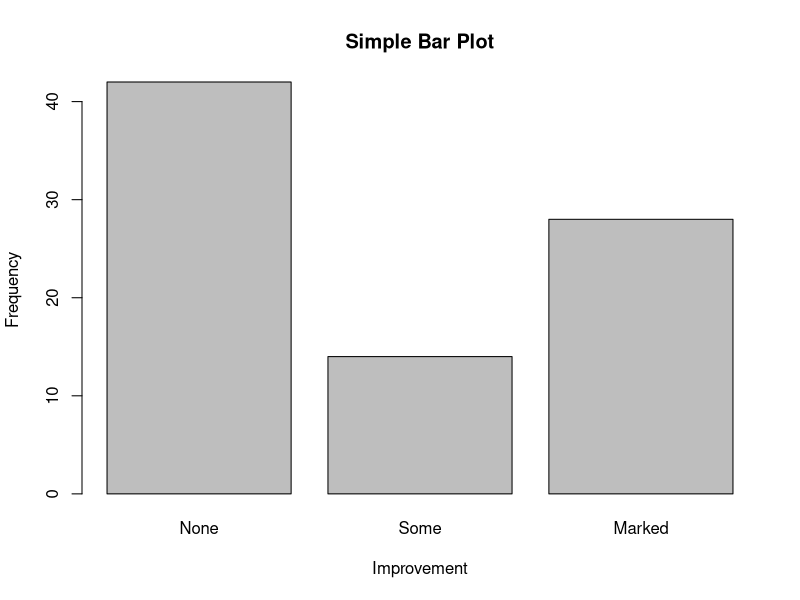
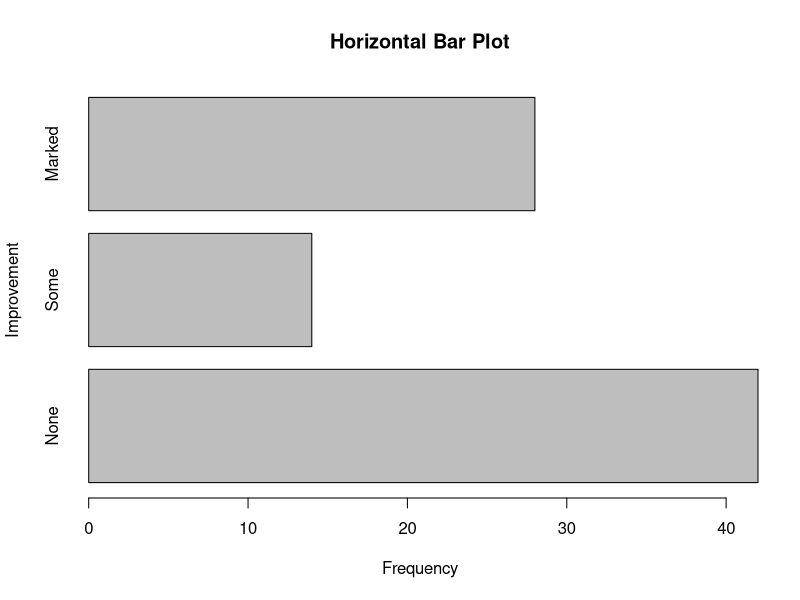
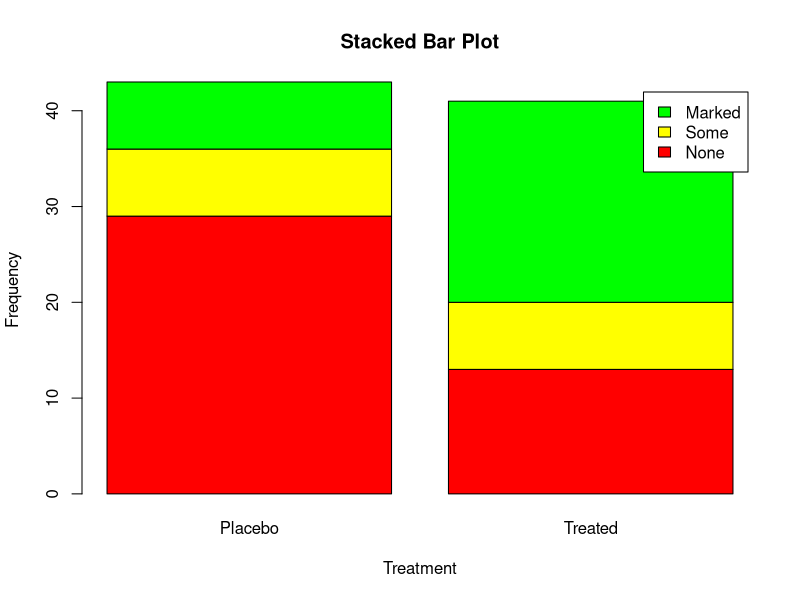
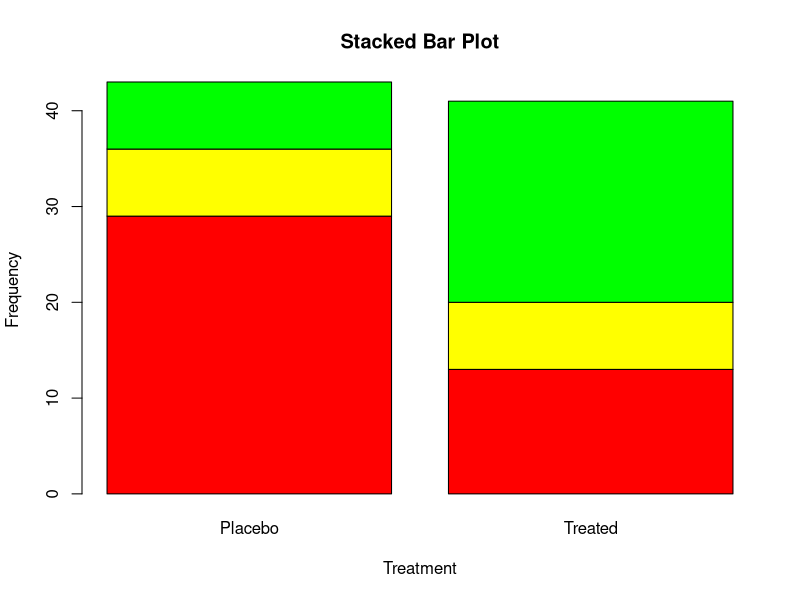
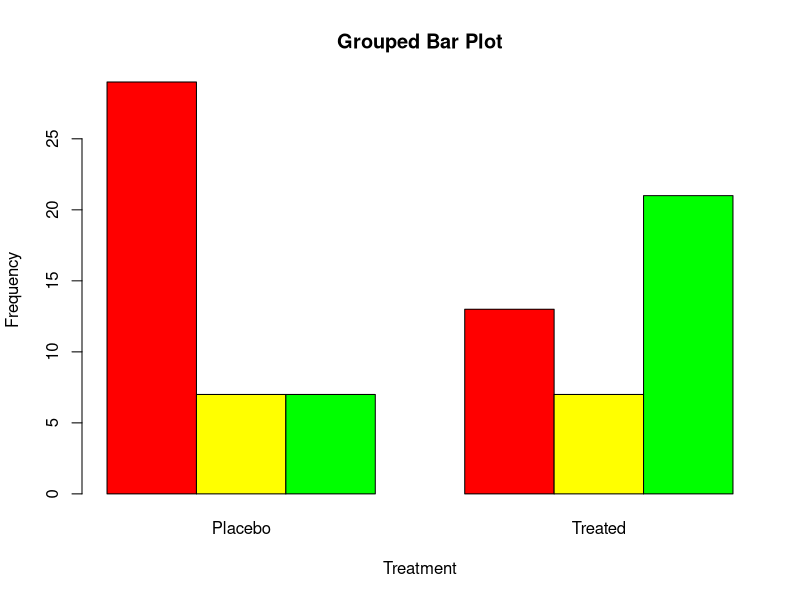
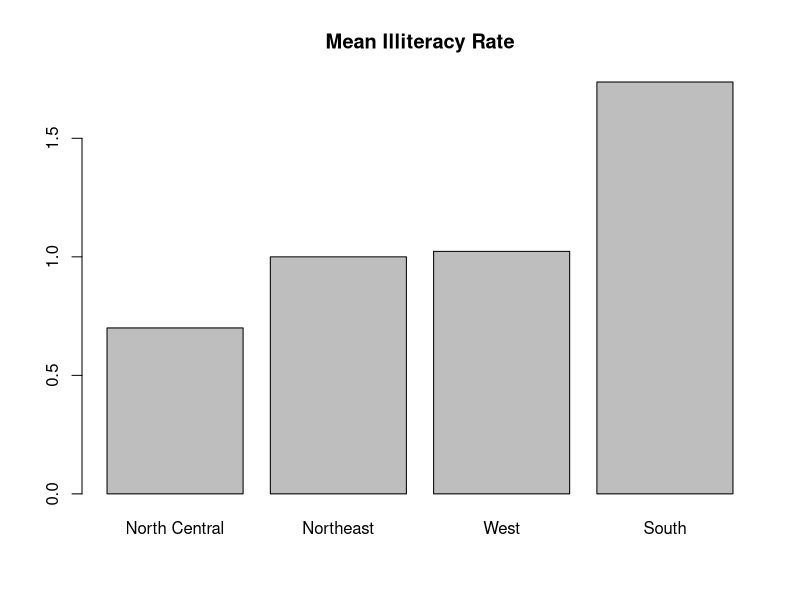
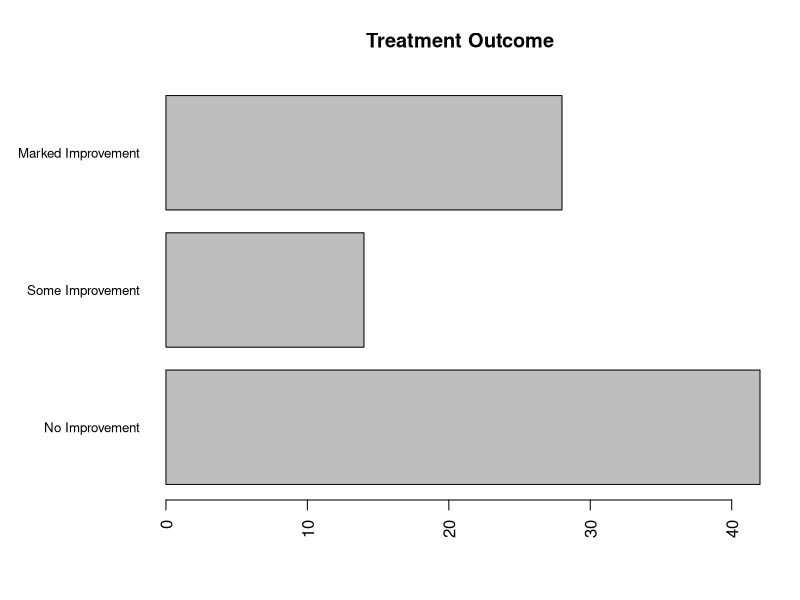
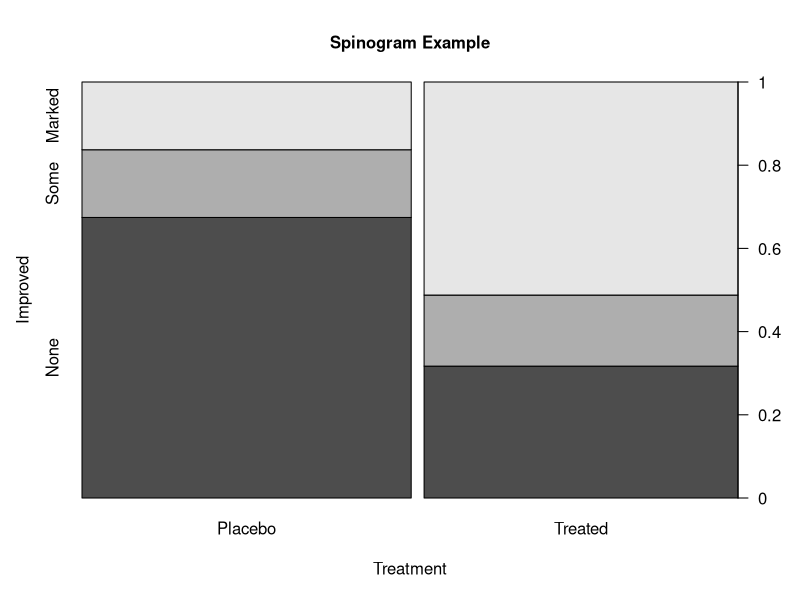

Write the R code that produced these figures, in order. (Note: this script raises an error after producing the figures.)
########################################################
#
# QMB 6912 Capstone Project in Business Analytics
# PMSM-BA program
# Graphics in R: Basic Graphs
#
# Lealand Morin, Ph.D.
# Assistant Professor
# Department of Economics
# College of Business
# University of Central Florida
#
# December 20, 2021
#
########################################################
#
# Sample code from scripts to accompany
# R in Action, by Robert I. Kabacoff.
# https://www.manning.com/books/r-in-action
#
########################################################

# It is a good habit to clear the workspace.
rm(list=ls(all=TRUE))

# Pause on each graph.
par(ask = TRUE)

# Save current graphical parameters.
opar <- par(no.readonly = TRUE)

# Set working directory, if running interactively.
# wd_path <- '~/GitHub/QMB6912S22/demo_04/Tractor_Density'
# setwd(wd_path)

#----------------------------------------------------------------#
# R in Action: Chapter 6                                         #
# requires that the vcd, plotrix, sm, vioplot packages have been #
# installed                                                      #
# install.packages(c('vcd', 'plotrix', 'sm', 'vioplot'))         #
#----------------------------------------------------------------#

# This is a selection of graphing methods from
# Chapter 6 of R in Action by Robert I. Kabacoff,
# called "Basic Graphs".

# Often, your data include categorical variables
# and the vcd package is designed for
# Visualizing Categorical Data.

# Load vcd package
library(vcd)

# Let's use this package to analyze the Arthritis dataset.
# This dataset is used to determine whether a given treatment
# improved the patient's condition.

summary(Arthritis)


# First, we'll get the cell counts for the "Improved" variable
# using the table() function.
counts <- table(Arthritis$Improved)
counts
# This shows the number of observations with the "Improved"
# variable in each of three categories.


# Listing 6.1 - Simple bar plot


# The first step in any analysis is to create a simple bar plot
# of the dependent variable.
barplot(counts, main = "Simple Bar Plot", xlab = "Improvement",
    ylab = "Frequency")


# For variables with few categories, often a
# horizontal bar plot offers a better visualization.
barplot(counts, main = "Horizontal Bar Plot", xlab = "Frequency",
    ylab = "Improvement", horiz = TRUE)
# The only difference in syntax is the horiz = TRUE argument.


# So far, we have analyzed one variable at a time.
# Now consider how the Improved outcome varies with the Treatment.
# When two variables are passed to the table() function,
# it tabulates a two-dimensional table of counts.

counts <- table(Arthritis$Improved, Arthritis$Treatment)
counts
# We can already see higher counts in the None column
# for the Placebo group and many patients
# with Marked Improvement in the Treated group.



# Listing 6.2 - Stacked and grouped bar plots

# Bar plots offer several options for plotting
# two-dimensional data.

# A stacked barplot is one option.
barplot(counts, main = "Stacked Bar Plot",
        xlab = "Treatment", ylab = "Frequency",
        col = c("red", "yellow", "green"),
        legend.text = rownames(counts))

# Note that the legend might be inconveniently placed
# by default. You may have to pass some arguments to
# alter the placement of the legend.

barplot(counts, main = "Stacked Bar Plot",
        xlab = "Treatment", ylab = "Frequency",
        col = c("red", "yellow", "green"),
        legend.text = rownames(counts),
        args.legend = list(x = "topright" ,
                           inset = c(- 0.10, -0.6),
                           cex = 0.75,
                           ncol = 1))
# This looks good in the plot window,
# however, sometimes other adjustments are
# necessary when saving it to a file.

# Another approach is to set the legend separately.
# barplot(counts, main = "Stacked Bar Plot",
#         xlab = "Treatment",
#         ylab = "Frequency",
#         col = c("red", "yellow", "green"))
# legend("topright",
#        legend = rownames(counts),
#        col = c("red", "yellow", "green"),
#        fill = c("red", "yellow", "green"),
#        ncol = 1)# ,
#        # pt.cex = 0.10)


# A grouped barplot is another option
# to plot two-dimensional categorical data.
barplot(counts, main = "Grouped Bar Plot",
        xlab = "Treatment", ylab = "Frequency",
        col = c("red", "yellow", "green"),
        beside = TRUE,
        legend.text = rownames(counts),
        args.legend = list(x = "topright" ,
                           inset = c(- 0.10, -0.6),
                           cex = 0.75,
                           ncol = 1))



# Listing 6.3 - Mean bar plots

# Now let's revisit a dataset with characteristics by US states.

# We'll draw two variables from the data frame.
states <- data.frame(state.region, state.x77)
# Now we can calculate the mean Illiteracy rate by region.

means <- aggregate(states$Illiteracy,
    by = list(state.region),
    FUN = mean)
means

# It helps to sort the means in order.
means <- means[order(means$x), ]
means

# Now this table is in shape for a barplot.

barplot(means$x, names.arg = means$Group.1)
title("Mean Illiteracy Rate")




# Listing 6.4 - Fitting labels in bar plots

# Moving back to the Arthritis treatment data,
# we can go back to a one-dimensional table,
# but this time add notes to the table.

# First, adjust the margins of the graph.
par(mar = c(5, 8, 4, 2))
par(las = 2)
counts <- table(Arthritis$Improved)

barplot(counts, main = "Treatment Outcome",
        horiz = TRUE,
        cex.names = 0.8,
        names.arg = c("No Improvement",
                      "Some Improvement",
                      "Marked Improvement"))
# This allows you to skip the chore of
# fooling around with the legend.


# Section --6.1.5 Spinograms--

# A spinogram is a stacked bar plot in which
# the height of each bar is one
# and the segment heights represent proportions.

library(vcd)
# As above, we can attach the Arthritis data
# to allow us to refer to the variables by name.
attach(Arthritis)
counts <- table(Treatment, Improved)
spine(counts, main = "Spinogram Example")
detach(Arthritis)


# Listing 6.5 - Pie charts

# The statistical community largely does not favor pie charts,
# which is partly the reason for limited functionality for pie charts.
# The psychological justification for this is that
# people are able to judge lengths better than volume.
# Nevertheless, pie charts are common in business, so
# we will work through some examples.

# Let's start with a simple example.
slices <- c(10, 12, 4, 16, 8)
lbls <- c("US", "UK", "Australia", "Germany", "France")

pie(slices, labels = lbls, main = "Simple Pie Chart")


# We can add percentages as labels by calculating
# the percentages and pasting them into a vector.
pct <- round(slices/sum(slices) * 100)
lbls2 <- paste(lbls, " ", pct, "%", sep = "")

pie(slices, labels = lbls2, col = rainbow(length(lbls)),
    main = "Pie Chart with Percentages")


# For added effect, one can plot the pie chart in
# three dimensions.

library(plotrix)
pie3D(slices, labels = lbls, explode = 0.1, main = "3D Pie Chart ")


# As with a barplot, you can plot a pie chart
# from a table.

mytable <- table(state.region)
lbls <- paste(names(mytable), "\n", mytable, sep = "")
pie(mytable, labels = lbls,
    main = "Pie Chart from a Table\n (with sample sizes)")

# We added the table into the labels.




# Fan plots

# Some people find a fan plot to be more visually
# appealing than a pie chart, even though it carries
# the same information.

library(plotrix)
slices <- c(10, 12, 4, 16, 8)
lbls <- c("US", "UK", "Australia", "Germany", "France")
fan.plot(slices, labels = lbls, main = "Fan Plot")




# Listing 6.6 - Histograms


# par(mfrow = c(2, 2))

# We have seen histograms before.

# The standard histogram is simple to create
# and is good for quick analysis.
hist(mtcars$mpg)


# For a histogram that you would add to a report,
# you can overwrite the default features.
hist(mtcars$mpg, breaks = 12, col = "red",
    xlab = "Miles Per Gallon",
    main = "Colored histogram with 12 bins")


# The lines() command will append a line to an
# existing plot.
# Use it to plot a density curve.
hist(mtcars$mpg, freq = FALSE, breaks = 12, col = "red",
    xlab = "Miles Per Gallon",
    main = "Histogram, rug plot, density curve")
rug(jitter(mtcars$mpg))
lines(density(mtcars$mpg), col = "blue", lwd = 2)
# The rug command adds a plot of the location of
# observations to augment the density plot.

# With some additional calculation,
# you can superimpose a normal curve
# over the histogram.

x <- mtcars$mpg
h <- hist(x, breaks = 12, col = "red",
    xlab = "Miles Per Gallon",
    main = "Histogram with normal curve and box")
xfit <- seq(min(x), max(x), length = 40)
yfit <- dnorm(xfit, mean = mean(x), sd = sd(x))
yfit <- yfit * diff(h$mids[1:2]) * length(x)
lines(xfit, yfit, col = "blue", lwd = 2)
box()
# Some like to enclose the histogram in a box().



# Listing 6.7 - Kernel density plot

# A histogram is a simple form of a class of models
# called nonparametric models (there are no parameters,
# such as slope coefficients to estimate).
# One step further is to plot a smoothed curve
# approximating the density of the distribution.

# The density function is designed for this purpose.
d <- density(mtcars$mpg)
plot(d)


# As with all graphs, one can specify additional features.
# In this case, the density plot is created first,
# assigned to the variable d,
# and passed as an argument to the plot function.

d <- density(mtcars$mpg)
plot(d, main = "Kernel Density of Miles Per Gallon")
polygon(d, col = "red", border = "blue")
rug(mtcars$mpg, col = "brown")

# For additional decoration, you can paint the
# shape of the plot and add a rug for the observations.


# Listing 6.8 - Comparing kernel density plots

# Perhaps you want to compare two distributions
# on one plot. The sm packages offers more options
# for calculating smoothed curves.
library(sm)

# Set thicker line width for all plots.
par(lwd = 2)

# Take a sample from the mtcars dataset.
attach(mtcars)
# Now plot the densities of miles per gallon,
# on for each category of number of cylinders.
sm.density.compare(mpg, cyl, xlab = "Miles Per Gallon")
title(main = "MPG Distribution by Car Cylinders")

# Convert the number of cylinders to a factor
# to annotate the graphs.
cyl.f <- factor(cyl, levels = c(4, 6, 8),
                labels = c("4 cylinder", "6 cylinder", "8 cylinder"))
colfill <- c(2:(2 + length(levels(cyl.f))))

# Now we're getting fancy:
# you can use the locator() function to ask you
# to point to a location in your plot window.
cat("Use mouse to place legend...", "\n\n")
legend(locator(1), levels(cyl.f), fill = colfill)

# Detach the data and reset the line widths.
detach(mtcars)
par(lwd = 1)



########################################################
# End
########################################################
